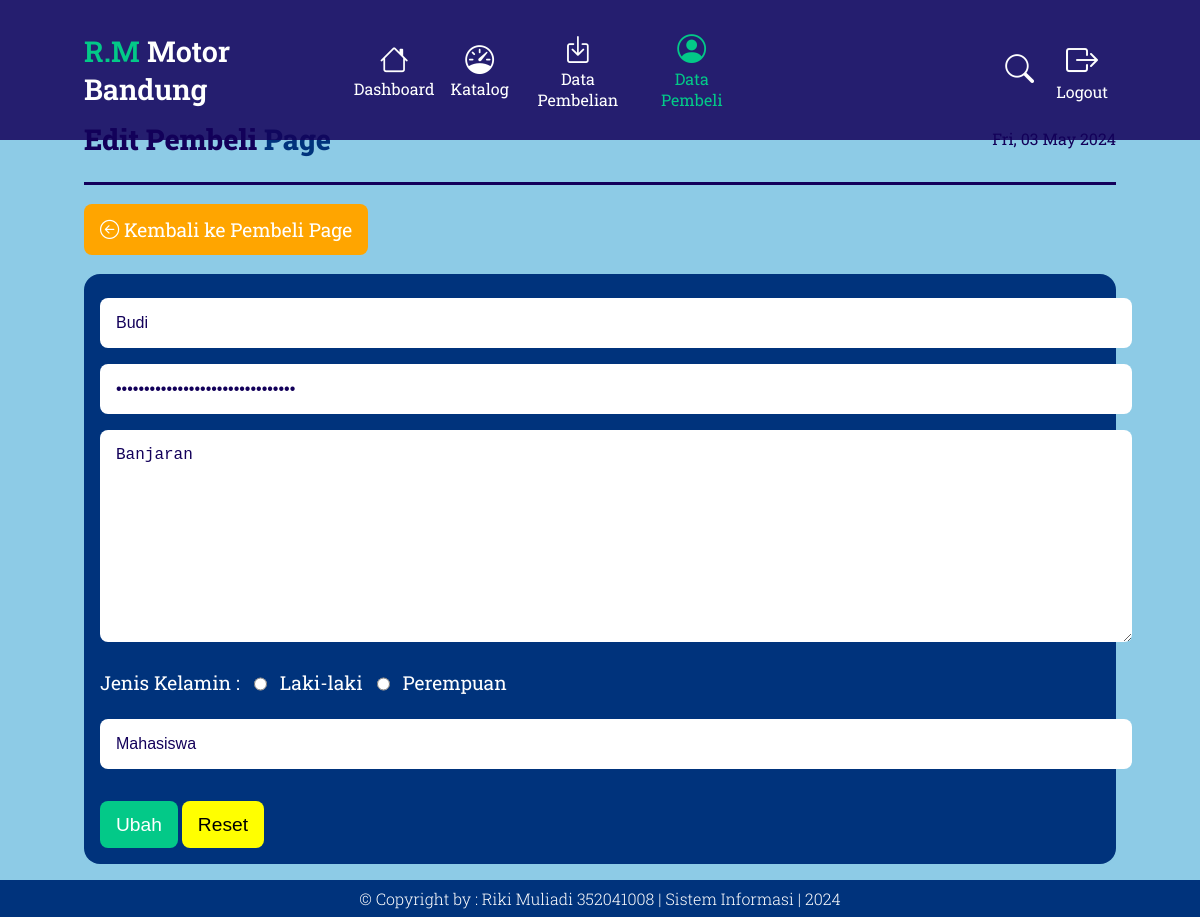
/pages/admin/crud/buyer/update.php?id=2, run on the app's committed database.
### tables this page shows
CREATE TABLE `user` (
  `id_pembeli` int(3) NOT NULL,
  `nama_pembeli` varchar(40) NOT NULL,
  `password` varchar(150) NOT NULL,
  `alamat` longtext NOT NULL,
  `j_kelamin` varchar(9) NOT NULL,
  `pekerjaan` varchar(25) NOT NULL,
  `role` enum('admin','pembeli') NOT NULL
);

### pages/admin/crud/buyer/update.php (the view, shortened to what this page needs)
<!DOCTYPE html>
<html lang="en">
<head>
    <link rel="stylesheet" href="https://cdn.jsdelivr.net/npm/bootstrap-icons@1.10.5/font/bootstrap-icons.css">
</head>
<body>
    <nav class="navbar">
        <a href="index.php"><h1><span>R.M</span> Motor Bandung</h1></a>
        <div class="navbar-nav">
            <a href="../../index.php">
                <i class="bi bi-house"></i>
                <span>Dashboard</span>
            </a>
            <a href="../catalog/index.php">
                <i class="bi bi-speedometer"></i>
                <span>Katalog</span>
            </a>
            <a href="../data/index.php">
                <i class="bi bi-box-arrow-in-down"></i>
                <span>Data Pembelian</span>
            </a>
            <a href="index.php" id="active">
                <i class="bi bi-person-circle"></i>
                <span>Data Pembeli</span>
            </a>
        </div>
        <div class="navbar-ex">
            <button type="button" id="search-id" onclick="active()"><i class="bi bi-search"></i></button>
            <a href="../../../../auth/logout.php">
                <i class="bi bi-box-arrow-right"></i>
                <span>Logout</span>
            </a>
        </div>
    </nav>
    <section class="hero">
        <div class="hero-title">
            <h1 class="hero-main-title">Edit Pembeli <span>Page</span></h1>
            <p class="hero-main-date">
                <?php echo date('D, d M Y'); ?>
            </p>
        </div>
    </section>
    <section class="content">
        <a href="index.php" class="btn-back">
            <i class="bi bi-arrow-left-circle"></i>
            <span>Kembali ke Pembeli Page</span>
        </a>
        <div class="content-motor">
            <form action="update-act.php" method="post">
                <?php
                    include '../../../../connection/connect.php';
                    $id_pembeli = $_GET['id'];
                    $data = mysqli_query($con, "select * from user where id_pembeli='$id_pembeli'");
                    while ($d = mysqli_fetch_array($data)) {
                ?>
                <div class="form-input">
                    <input type="text" name="nama_pembeli" id="" placeholder="Inputkan Nama Pembeli..." value="<?php echo $d['nama_pembeli']; ?>" required autofocus>
                </div>
                <div class="form-input">
                    <input type="password" name="password" id="" placeholder="Inputkan Password Pembeli..." value="<?php echo $d['password']; ?>" required>
                </div>
                <div class="form-input">
                    <textarea name="alamat" id="" cols="30" rows="10" placeholder="Inputkan Alamat Pembeli..." required><?php echo $d['alamat']; ?></textarea>
                </div>
                <div class="form-input-jk">
                    <label for="">Jenis Kelamin : &nbsp;</label>
                    <input class="form-radio" type="radio" name="j_kelamin" id="laki_laki" value="Laki-laki" required><label for="laki_laki">&nbsp; Laki-laki &nbsp;</label>
                    <input class="form-radio" type="radio" name="j_kelamin" id="perempuan" value="Perempuan" required><label for="perempuan">&nbsp; Perempuan &nbsp;</label>
                </div>
                <div class="form-input">
                    <input type="text" name="pekerjaan" id="" placeholder="Inputkan Pekerjaan Pembeli..." value="<?php echo $d['pekerjaan']; ?>" required>
                </div>
                <div class="form-submit">
                    <input type="submit" name="ubah" id="" value="Ubah" class="btn-plus">
                    <input type="reset" name="reset" id="" value="Reset" class="btn-reset">
                </div>
                <?php } ?>
            </form>
        </div>
    </section>
    <br>
    <?php
        include('../../partials/footer.php');
    ?>
</body>
</html>

### pages/admin/crud/buyer/update.php (style rules this page uses)
:root { --primary: #13005A; --secondary: #00337C; --thirdy: #03C988; --bg: #8DCBE6; --text: #FFFFFF; }
html { scroll-behavior: smooth; }
body { margin: 0; padding: 0; background-color: var(--bg); color: var(--primary); font-family: 'Roboto Slab', serif; }
.navbar { padding: .5rem 7%; position: fixed; display: flex; top: 0; left: 0; right: 0; font-size: 1.2rem; justify-content: space-between; align-items: center; background-color: rgba(19, 0, 90, .85); color: var(--text); z-index: 9999; }
.navbar a { text-decoration: none; font-size: 1.2rem; }
.navbar a h1 { font-size: 1.8rem; font-weight: 600; color: var(--text); }
.navbar a h1 span { color: var(--thirdy); }
.navbar .navbar-nav, .navbar .navbar-ex { display: flex; justify-content: space-around; align-items: center; }
.navbar .navbar-nav a { margin: 0 .5rem; text-align: center; display: grid; font-size: 1.8rem; color: var(--text); }
.navbar .navbar-nav a span, .navbar-ex a span { margin: 0; font-size: 1rem; }
.navbar .navbar-ex button { margin: 0 .5rem; font-size: 1.8rem; color: var(--text); background: none; border: none; }
.navbar .navbar-ex a { margin: 0 .5rem; display: grid; text-align: center; font-size: 2rem; color: var(--text); background: none; border: none; }
.hero { padding: 6rem 7% 0; }
.hero .hero-title { margin: 0 0 2rem; display: flex; justify-content: space-between; align-items: center; border-bottom: 3px solid var(--primary); }
.hero .hero-title .hero-main-title { font-size: 1.8rem; font-weight: 800; }
.hero .hero-title .hero-main-title span { color: var(--secondary); }
.content { padding: 0 7%; }
.content .content-motor { padding: 2rem 0; }
.content .content-motor form { padding: 1rem; background-color: var(--secondary); border-radius: 1rem; }
.content .content-motor form .form-input input, textarea { margin: .5rem 0; padding: 1rem; max-width: 76.5rem; width: 100%; color: var(--primary); border-radius: .5rem; border: none; font-size: 1rem; }
.content .content-motor form .form-input-jk { display: flex; }
.content .content-motor form .form-input-jk label { padding: 1rem 0; color: var(--text); font-size: 1.2rem; }
.content .content-motor form .form-submit { margin: 1.5rem 0 0; }
.btn-plus { padding: .8rem 1rem; background-color: var(--thirdy); color: var(--text); border-radius: .5rem; border: none; text-decoration: none; font-size: 1.2rem; font-weight: 400; }
.btn-back { padding: .8rem 1rem; background-color: orange; color: var(--text); border-radius: .5rem; border: none; text-decoration: none; font-size: 1.2rem; font-weight: 400; }
.btn-reset { padding: .8rem 1rem; background-color: yellow; color: black; border-radius: .5rem; border: none; text-decoration: none; font-size: 1.2rem; font-weight: 400; }
#active { color: var(--thirdy); }

### data on the page
user: nama_pembeli "Budi", alamat "Banjaran", pekerjaan "Mahasiswa"
